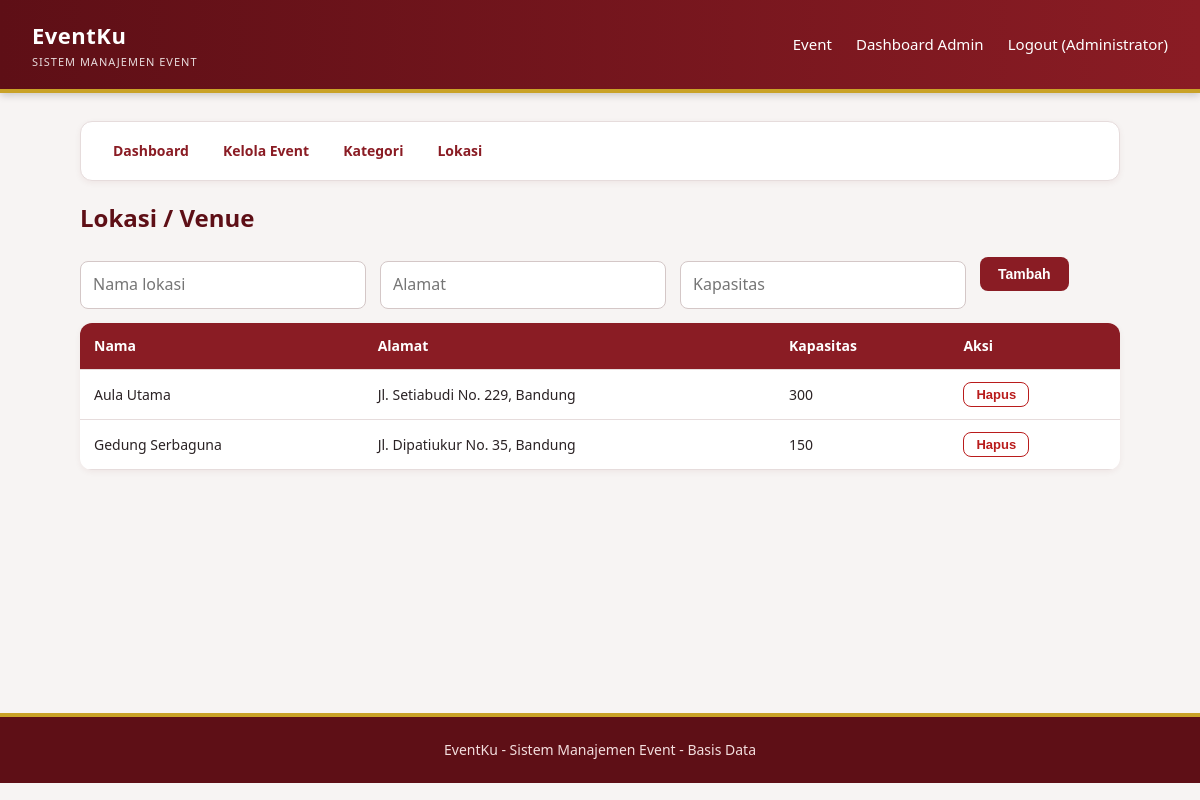
The app's page /admin/venues.php (signed in) with its own data.
### tables this page shows
CREATE TABLE venues (
  id INT AUTO_INCREMENT PRIMARY KEY,
  name VARCHAR(150) NOT NULL,
  address VARCHAR(255) NOT NULL,
  capacity INT NOT NULL DEFAULT 0
);

### includes/functions.php (called while the page is built, shortened)
<?php
function e($s) { return htmlspecialchars((string)$s, ENT_QUOTES, 'UTF-8'); }

### admin/venues.php (the view, shortened to what this page needs)
<?php
require_once __DIR__ . '/../includes/functions.php';
$rows = $pdo->query("SELECT * FROM venues ORDER BY name")->fetchAll();
include __DIR__ . '/../includes/header.php';
include __DIR__ . '/_menu.php';
?>
<h2>Lokasi / Venue</h2>
<form method="post" class="row"><?= csrf_field() ?><input type="hidden" name="action" value="add">
  <div><input type="text" name="name" placeholder="Nama lokasi" required></div>
  <div><input type="text" name="address" placeholder="Alamat" required></div>
  <div><input type="number" name="capacity" placeholder="Kapasitas" min="0"></div>
  <div style="flex:0"><button class="btn">Tambah</button></div>
</form>
<table>
  <tr><th>Nama</th><th>Alamat</th><th>Kapasitas</th><th>Aksi</th></tr>
  <?php foreach ($rows as $r): ?>
  <tr><td><?= e($r['name']) ?></td><td><?= e($r['address']) ?></td><td><?= $r['capacity'] ?></td><td>
    <form method="post" class="inline" onsubmit="return confirm('Hapus lokasi?')"><?= csrf_field() ?>
      <button class="btn sm danger">Hapus</button></form></td></tr>
  <?php endforeach; ?>
</table>
<?php include __DIR__ . '/../includes/footer.php'; ?>

### assets/style.css (style rules this page uses)
:root { --maroon:#8a1c24; --maroon-dark:#5e0f16; --maroon-light:#fbeeee; --gold:#c9a227; --bg:#f7f4f3; --text:#2a2224; --muted:#6b6165; --border:#e6dcdc; }
* { box-sizing:border-box }
body { margin:0;font-family:"Segoe UI",system-ui,-apple-system,Arial,sans-serif;background:var(--bg);color:var(--text);line-height:1.6 }
h2 { color:var(--maroon-dark);margin-top:0 }
.btn { display:inline-block;padding:9px 18px;border:0;border-radius:8px;background:var(--maroon);color:#fff;cursor:pointer;font-size:14px;font-weight:600;transition:background .15s }
.btn.danger { background:#fff;color:#b91c1c;border:1.5px solid #b91c1c }
.btn.sm { padding:4px 12px;font-size:13px }
input,select,textarea { width:100%;padding:10px 12px;border:1px solid #d4c7c7;border-radius:8px;font:inherit;margin:4px 0 14px;background:#fff }
.row { display:flex;gap:14px;flex-wrap:wrap }
.row>div { flex:1;min-width:140px }
table { width:100%;border-collapse:collapse;background:#fff;border-radius:12px;overflow:hidden;box-shadow:0 2px 6px rgba(94,15,22,.06) }
th,td { padding:12px 14px;text-align:left;border-bottom:1px solid var(--border);font-size:14px }
th { background:var(--maroon);color:#fff;font-weight:600 }
form.inline { display:inline }

### records on screen
venues: name "Aula Utama", address "Jl. Setiabudi No. 229, Bandung", capacity "300"
venues: name "Gedung Serbaguna", address "Jl. Dipatiukur No. 35, Bandung", capacity "150"

### other values on screen
$u['name'] "Administrator"
